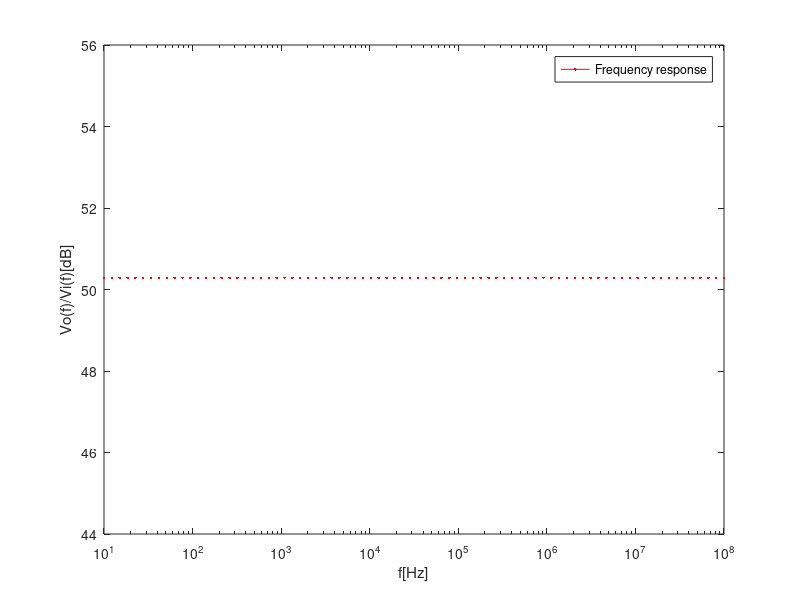
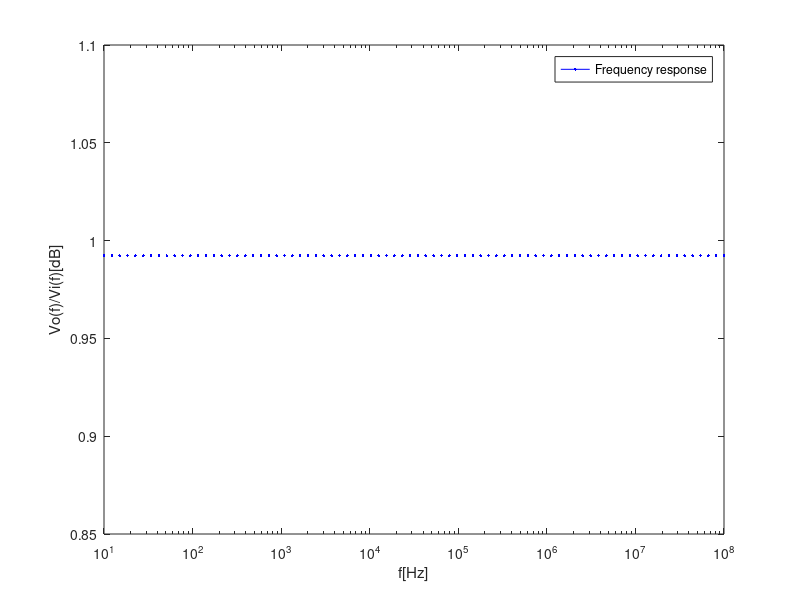
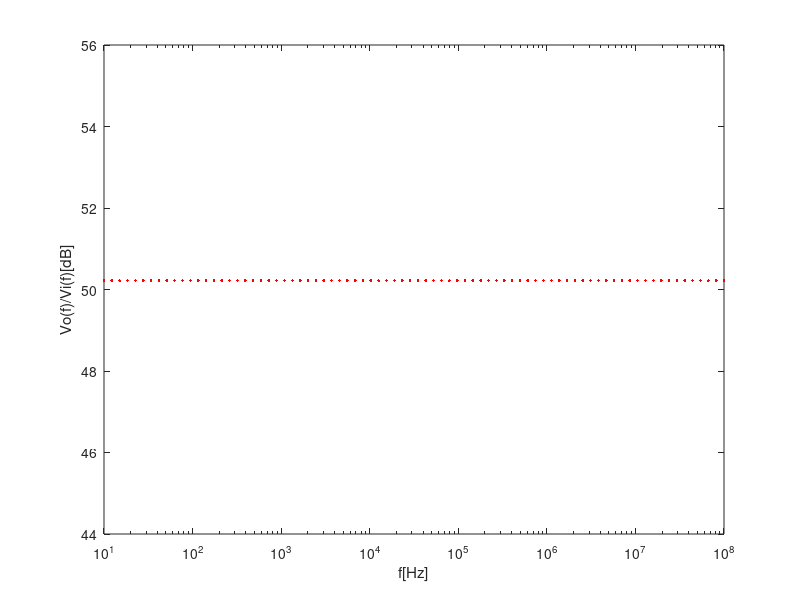

Source code (MATLAB) for these figures, in order:
pkg load control

% ---- GAIN STAGE ----

% values

VT=25e-3
BFN=178.7     %parametro beta do modelo BC5474
VAFN=69.7     %parametro Va do modelo BC5474 
RE1=80        %resistencia do emissor
RC1=1000      %resitencia do coletor
RB1=80000     %resistencia bias 1
RB2=20000     %resistencia bias 2
VBEON=0.7     %tensao a partir da qual o transistor deixa passar
VCC=12        %DC value da fonte
RS=100        %Resistencia interna 


%%%%%%%%%%%%%%%%%%%%GAIN STAGE: INCREMENTAL CIRCUIT%%%%%%%%%%%%%%%%%%%%%%%
			       
RB=1/(1/RB1+1/RB2)                 %resistencia equivalente bias

			           %pode haver erro de sinal no VEQ
			       
VEQ=RB2/(RB1+RB2)*VCC              %tensao equivalente thevnian
IB1=(VEQ-VBEON)/(RB+(1+BFN)*RE1)   %corrente malha B
IC1=BFN*IB1                        %corrente malha C


gm1=IC1/VT
rpi1=BFN/gm1
ro1=VAFN/IC1
			           
IE1=(1+BFN)*IB1                   %corrente emissor
VE1=RE1*IE1                       %tensao emissor
VO1=VCC-RC1*IC1                   %tensao coletor -> tensao de saida do Gain Stage
VCE=VO1-VE1                       %diferenca entre tensao do coletor e emissor
                                
				  %ver se VCE e maior que VBEON
							       


%gain without CE - bypass capacitor							       
AV1w = RC1*(RE1-gm1*rpi1*ro1)/((ro1+RC1+RE1)*(RB+rpi1+RE1)+gm1*RE1*ro1*rpi1 - RE1^2)
AV1simplew = gm1*RC1/(1+gm1*RE1)




							       
%gain with CE - bypass capacitor				       
RE1=0

							       
AV1= RC1*(RE1-gm1*rpi1*ro1)/((ro1+RC1+RE1)*(RB+rpi1+RE1)+gm1*RE1*ro1*rpi1 - RE1^2)
AV1simple = gm1*RC1/(1+gm1*RE1)
							       
AV1simple2 = gm1*RC1/(1+gm1*RE1) * rpi1/ (RS + rpi1)
							       


							       
RE1=100
%Impedance Calculations
ZI1 = ((ro1+RC1+RE1)*(RB+rpi1+RE1)+gm1*RE1*ro1*rpi1 - RE1^2)/(ro1+RC1+RE1)
ZX = ro1*((RB+rpi1)*RE1/(RB+rpi1+RE1))/(1/(1/ro1+1/(rpi1+RB)+1/RE1+gm1*rpi1/(rpi1+RB)))
ZO1 = 1/(1/ZX+1/RC1)

%in the slides it is ZI1 = 1/(1/RB1+1/RB2+1/rpi1) and ZO1 = 1/(1/RC1+1/ro1)
%RE1 = 0
 
 
% 8 decades and 10 points per decade => 80 points


k1 = 80

freq1=logspace(1,8, k1);



%t1=1
%w1=2*pi*freq1
VS1=0.01							       
	   
gain1 = - gm1 * (RC1*ro1)/(RC1+ro1) * ((RB1*RB2+rpi1*RB2+rpi1*RB1)/(rpi1*RB1*RB2)) / (RS+(RB1*RB2+rpi1*RB2+rpi1*RB1)/(rpi1*RB1*RB2)) % * VS1


%%%%%%%%%%%%%%%   MAG TO DB   %%%%%%%%%%%%%%%%%%%%%%%%
AV1wdb = mag2db(abs(AV1w))
AV1simplewdb = mag2db(abs(AV1simplew))
  
AV1db = mag2db(abs(AV1))
gain1db = mag2db(abs(gain1))
AV1simpledb= mag2db(abs(AV1simple))
AV1simple2db= mag2db(abs(AV1simple2))
  

vmag_plot1 = figure ();
semilogx (freq1, abs(AV1simple2db), "r");

xlabel ("f[Hz]");
ylabel ("Vo(f)/Vi(f)[dB]"); 
legenda= legend("Frequency response"); 
print (vmag_plot1, "vmag_plot1.eps", "-depsc");





% ---- OUTPUT STAGE ----

% values
BFP = 227.3
VAFP = 37.2
RE2 = 300
VEBON = 0.7

VI2 = VO1 % shouldn't it be VI2 = VO-VEBON ?
IE2 = (VCC-VEBON-VI2)/RE2
IC2 = BFP/(BFP+1)*IE2
VO2 = VCC - RE2*IE2


gm2 = IC2/VT
go2 = IC2/VAFP
gpi2 = gm2/BFP
ge2 = 1/RE2


AV2 = gm2/(gm2+gpi2+go2+ge2)





ZI2 = (gm2+gpi2+go2+ge2)/gpi2/(gpi2+go2+ge2)
ZO2 = 1/(gm2+gpi2+go2+ge2)

AV22= mag2db(abs(AV2))

vmag_plot2 = figure ();
semilogx (freq1, AV2, "b");

xlabel ("f[Hz]");
ylabel ("Vo(f)/Vi(f)[dB]"); 
legenda= legend("Frequency response"); 
print (vmag_plot2, "vmag_plot2.eps", "-depsc");


final_gain= AV1simple2*AV2
final_gaindb= mag2db(abs(final_gain))

%final_impedance = ZO1*ZO2  
	      
		     
vmag_plot3 = figure ();
semilogx (freq1, final_gaindb, "r");

xlabel ("f[Hz]");
ylabel ("Vo(f)/Vi(f)[dB]"); 
%legenda= legend("Frequency response"); 
print (vmag_plot3, "vmag_plot3.eps", "-depsc");




%%%%%%%%%%%%%% TABLE WITH VALUES (FOR LATEX) %%%%%%%%%%%%%%%%%%%%
resistance_tab = fopen("resistance_tab.tex", "w");

fprintf(resistance_tab, "$V_{CC}\\;(V)$ & %.1e\\\\ \\hline\n", VCC);
fprintf(resistance_tab, "$R_{S}\\;(\\Omega)$ & %.1e\\\\ \\hline\n", RS);
fprintf(resistance_tab, "$R_{E1}\\;(\\Omega)$ & %.1e\\\\ \\hline\n", RE1);
fprintf(resistance_tab, "$R_{C1}\\;(\\Omega)$ & %.1e\\\\ \\hline\n", RC1);
fprintf(resistance_tab, "$R_{B1}\\;(\\Omega)$ & %.1e\\\\ \\hline\n", RB1);
fprintf(resistance_tab, "$R_{B2}\\;(\\Omega)$ & %.1e\\\\ \\hline\n", RB2);
fprintf(resistance_tab, "$R_{E2}\\;(\\Omega)$ & %.1e\\\\ \\hline\n", RE2);
fprintf(resistance_tab, "$C_{i}\\;(mF)$ & %.1e\\\\ \\hline\n", 1);
fprintf(resistance_tab, "$C_{e}\\;(mF)$ & %.1e\\\\ \\hline\n", 0.5);
fprintf(resistance_tab, "$C_{o}\\;(mF)$ & %.1e\\\\ \\hline\n", 0.5);

fclose(resistance_tab);

resistance1_tab = fopen("resistance1_tab.tex", "w");

fprintf(resistance1_tab, "$V_T\\;(V)$ & %.3e\\\\ \\hline\n", VT);
fprintf(resistance1_tab, "$\\beta_{FN}$ & %.3e\\\\ \\hline\n", BFN);
fprintf(resistance1_tab, "$V_{AFN}\\;(V)$ & %.3e\\\\ \\hline\n", VAFN);
fprintf(resistance1_tab, "$V_{EBON}\\;(V)$ & %.3e\\\\ \\hline\n", VEBON);
fprintf(resistance1_tab, "$\\beta_{FP}$ & %.3e\\\\ \\hline\n", BFP);
fprintf(resistance1_tab, "$V_{AFP}\\;(V)$ & %.3e\\\\ \\hline\n", VAFP);

fclose(resistance1_tab);




resultsDC1_tab = fopen("resultsDC1_tab.tex", "w");

fprintf(resultsDC1_tab, "$R_B\\;(\\Omega)$ & %.6e\\\\ \\hline\n", RB);
fprintf(resultsDC1_tab, "$V_{eq}\\;(V)$ & %.6e\\\\ \\hline\n", VEQ);
fprintf(resultsDC1_tab, "$I_{B1}\\;(A)$ & %.6e\\\\ \\hline\n", IB1);
fprintf(resultsDC1_tab, "$I_{C1}\\;(A)$ & %.6e\\\\ \\hline\n", IC1);
fprintf(resultsDC1_tab, "$I_{E1}\\;(A)$ & %.6e\\\\ \\hline\n", IE1);
fprintf(resultsDC1_tab, "$V_{E1}\\;(V)$ & %.6e\\\\ \\hline\n", VE1);
fprintf(resultsDC1_tab, "$V_{O1}\\;(V)$ & %.6e\\\\ \\hline\n", VO1);
fprintf(resultsDC1_tab, "$V_{CE}\\;(V)$ & %.6e\\\\ \\hline\n", VCE);

fclose(resultsDC1_tab);




resultsDC2_tab = fopen("resultsDC2_tab.tex", "w");

fprintf(resultsDC2_tab, "$V_{I2}\\;(V)$ & %.6e\\\\ \\hline\n", VI2);
fprintf(resultsDC2_tab, "$I_{E2}\\;(A)$ & %.6e\\\\ \\hline\n", IE2);
fprintf(resultsDC2_tab, "$I_{C2}\\;(A)$ & %.6e\\\\ \\hline\n", IC2);
fprintf(resultsDC2_tab, "$V_{O2}\\;(V)$ & %.6e\\\\ \\hline\n", VO2);

fclose(resultsDC2_tab);




resultsAC1_tab = fopen("resultsAC1_tab.tex", "w");

%fprintf(resultsAC1_tab, "$Gain_1\\;(without \ C_E)$ & %.6e\\\\ \\hline\n", AV1simplew);
%fprintf(resultsAC1_tab, "$Gain_1\\;(with \ C_E)$ & %.6e\\\\ \\hline\n", AV1simple2);
fprintf(resultsAC1_tab, "$Gain_1$ & %.6e\\\\ \\hline\n", AV1simple2);
fprintf(resultsAC1_tab, "$Z_{I1}\\;(\\Omega)$ & %.6e\\\\ \\hline\n", ZI1);
fprintf(resultsAC1_tab, "$Z_{O1}\\;(\\Omega)$ & %.6e\\\\ \\hline\n", ZO1);

fclose(resultsAC1_tab);




resultsAC2_tab = fopen("resultsAC2_tab.tex", "w");

fprintf(resultsAC2_tab, "$Gain_2$ & %.6e\\\\ \\hline\n", AV2);
fprintf(resultsAC2_tab, "$Z_{I2}\\;(\\Omega)$ & %.6e\\\\ \\hline\n", ZI2);
fprintf(resultsAC2_tab, "$Z_{O2}\\;(\\Omega)$ & %.6e\\\\ \\hline\n", ZO2);

fclose(resultsAC2_tab);




final_tab = fopen("final_tab.tex", "w");

fprintf(final_tab, "$Gain$ & %.6e\\\\ \\hline\n", AV1simple2*AV2);
fprintf(final_tab, "$Z_I\\;(\\Omega)$ & %.6e\\\\ \\hline\n", ZI1);
fprintf(final_tab, "$Z_O\\;(\\Omega)$ & %.6e\\\\ \\hline\n", ZO2);

fclose(final_tab);



% Point 2 explanation (why both stages can be connected without significant signal loss)

% thanks to a coupling capacitor and a bias circuit

% https://www.audioholics.com/audio-amplifier/amplifier-classes
% Note: there are different types of audio amplifiers

% https://www.youtube.com/watch?v=-fIpj2eHL0k
% In the gain stage we have a NPN transistor (positive part of the signal).
% In the output stage we have a PNP transistor (negative part of the signal).

% https://www.electronics-tutorials.ws/amplifier/amp_1.html
% In the Common Emitter Transistor, for the transistor to operate within its “Active Region” some form of “Base Biasing” was required. This small Base Bias voltage added to the input signal allowed the transistor to reproduce the full input waveform at its output with no loss of signal.

% https://www.allaboutcircuits.com/worksheets/bjt-amplifier-troubleshooting/
% https://www.electronics-tutorials.ws/amplifier/class-ab-amplifier.html
% https://www.pearsonhighered.com/assets/samplechapter/0/1/3/4/0134420101.pdf
% https://wiki.analog.com/university/courses/electronics/text/chapter-10
% https://www.sciencedirect.com/topics/computer-science/amplifier-stage
